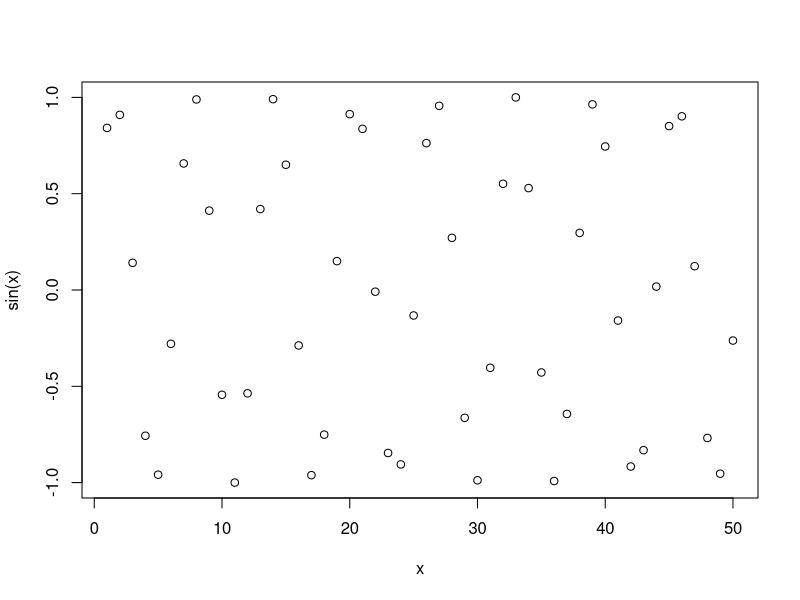
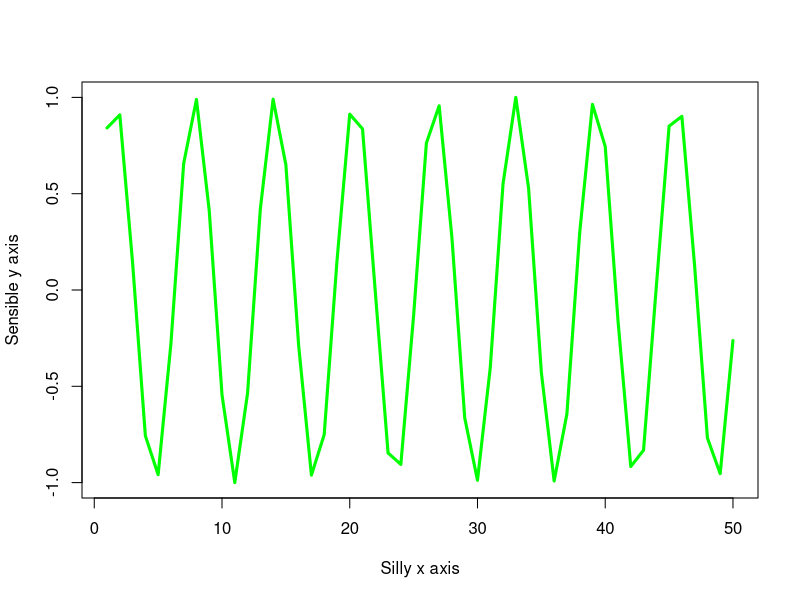

Reproduce these figures in R, in order.
#' ---
#' title: "Intro to R"
#' author: "Karina Cardenas 
#' PID: A16742606"
#' date: "April 10th 2025"
#' ---


# My first R script
x <- 1:50

plot(x, sin(x))

plot(x, sin(x), typ = "l", col = "green", lwd = 3, xlab = "Silly x axis", 
     ylab = "Sensible y axis")
#typ = type, col = color, lwd = line width, x and ylab = axis names